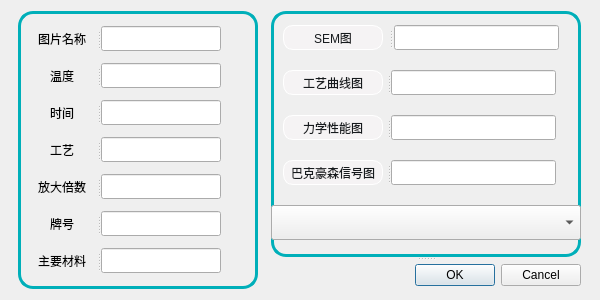
<?xml version="1.0" encoding="UTF-8"?>
<ui version="4.0">
 <class>Dialog</class>
 <widget class="QDialog" name="Dialog">
  <property name="geometry">
   <rect>
    <x>0</x>
    <y>0</y>
    <width>600</width>
    <height>300</height>
   </rect>
  </property>
  <property name="sizePolicy">
   <sizepolicy hsizetype="Fixed" vsizetype="Fixed">
    <horstretch>0</horstretch>
    <verstretch>0</verstretch>
   </sizepolicy>
  </property>
  <property name="minimumSize">
   <size>
    <width>600</width>
    <height>300</height>
   </size>
  </property>
  <property name="maximumSize">
   <size>
    <width>600</width>
    <height>300</height>
   </size>
  </property>
  <property name="windowTitle">
   <string>Dialog</string>
  </property>
  <property name="styleSheet">
   <string notr="true"/>
  </property>
  <layout class="QHBoxLayout" name="horizontalLayout">
   <item>
    <widget class="QWidget" name="widget_2" native="true">
     <property name="sizePolicy">
      <sizepolicy hsizetype="Fixed" vsizetype="Expanding">
       <horstretch>0</horstretch>
       <verstretch>0</verstretch>
      </sizepolicy>
     </property>
     <property name="minimumSize">
      <size>
       <width>240</width>
       <height>0</height>
      </size>
     </property>
     <property name="maximumSize">
      <size>
       <width>240</width>
       <height>16777215</height>
      </size>
     </property>
     <property name="styleSheet">
      <string notr="true">#widget_2 {
	border-width: 3px; 
	border-style: solid;
	border-color: #00afb9;
	border-radius: 15px;
}</string>
     </property>
     <layout class="QVBoxLayout" name="verticalLayout_2">
      <item>
       <widget class="QSplitter" name="splitter_5">
        <property name="maximumSize">
         <size>
          <width>197</width>
          <height>25</height>
         </size>
        </property>
        <property name="orientation">
         <enum>Qt::Horizontal</enum>
        </property>
        <widget class="QLabel" name="label_5">
         <property name="sizePolicy">
          <sizepolicy hsizetype="Fixed" vsizetype="Preferred">
           <horstretch>0</horstretch>
           <verstretch>0</verstretch>
          </sizepolicy>
         </property>
         <property name="minimumSize">
          <size>
           <width>70</width>
           <height>25</height>
          </size>
         </property>
         <property name="maximumSize">
          <size>
           <width>70</width>
           <height>25</height>
          </size>
         </property>
         <property name="text">
          <string>图片名称</string>
         </property>
         <property name="alignment">
          <set>Qt::AlignCenter</set>
         </property>
        </widget>
        <widget class="QLineEdit" name="name">
         <property name="sizePolicy">
          <sizepolicy hsizetype="Fixed" vsizetype="Fixed">
           <horstretch>0</horstretch>
           <verstretch>0</verstretch>
          </sizepolicy>
         </property>
         <property name="minimumSize">
          <size>
           <width>120</width>
           <height>25</height>
          </size>
         </property>
         <property name="maximumSize">
          <size>
           <width>120</width>
           <height>25</height>
          </size>
         </property>
         <property name="text">
          <string/>
         </property>
        </widget>
       </widget>
      </item>
      <item>
       <widget class="QSplitter" name="splitter_2">
        <property name="maximumSize">
         <size>
          <width>197</width>
          <height>25</height>
         </size>
        </property>
        <property name="orientation">
         <enum>Qt::Horizontal</enum>
        </property>
        <widget class="QLabel" name="label_2">
         <property name="sizePolicy">
          <sizepolicy hsizetype="Fixed" vsizetype="Preferred">
           <horstretch>0</horstretch>
           <verstretch>0</verstretch>
          </sizepolicy>
         </property>
         <property name="minimumSize">
          <size>
           <width>70</width>
           <height>25</height>
          </size>
         </property>
         <property name="maximumSize">
          <size>
           <width>70</width>
           <height>25</height>
          </size>
         </property>
         <property name="text">
          <string>温度</string>
         </property>
         <property name="alignment">
          <set>Qt::AlignCenter</set>
         </property>
        </widget>
        <widget class="QLineEdit" name="temp">
         <property name="sizePolicy">
          <sizepolicy hsizetype="Fixed" vsizetype="Fixed">
           <horstretch>0</horstretch>
           <verstretch>0</verstretch>
          </sizepolicy>
         </property>
         <property name="minimumSize">
          <size>
           <width>120</width>
           <height>25</height>
          </size>
         </property>
         <property name="maximumSize">
          <size>
           <width>120</width>
           <height>25</height>
          </size>
         </property>
        </widget>
       </widget>
      </item>
      <item>
       <widget class="QSplitter" name="splitter">
        <property name="maximumSize">
         <size>
          <width>197</width>
          <height>25</height>
         </size>
        </property>
        <property name="orientation">
         <enum>Qt::Horizontal</enum>
        </property>
        <widget class="QLabel" name="label">
         <property name="sizePolicy">
          <sizepolicy hsizetype="Fixed" vsizetype="Preferred">
           <horstretch>0</horstretch>
           <verstretch>0</verstretch>
          </sizepolicy>
         </property>
         <property name="minimumSize">
          <size>
           <width>70</width>
           <height>25</height>
          </size>
         </property>
         <property name="maximumSize">
          <size>
           <width>70</width>
           <height>25</height>
          </size>
         </property>
         <property name="text">
          <string>时间</string>
         </property>
         <property name="alignment">
          <set>Qt::AlignCenter</set>
         </property>
        </widget>
        <widget class="QLineEdit" name="time">
         <property name="sizePolicy">
          <sizepolicy hsizetype="Fixed" vsizetype="Fixed">
           <horstretch>0</horstretch>
           <verstretch>0</verstretch>
          </sizepolicy>
         </property>
         <property name="minimumSize">
          <size>
           <width>120</width>
           <height>25</height>
          </size>
         </property>
         <property name="maximumSize">
          <size>
           <width>120</width>
           <height>25</height>
          </size>
         </property>
        </widget>
       </widget>
      </item>
      <item>
       <widget class="QSplitter" name="splitter_4">
        <property name="maximumSize">
         <size>
          <width>197</width>
          <height>25</height>
         </size>
        </property>
        <property name="orientation">
         <enum>Qt::Horizontal</enum>
        </property>
        <widget class="QLabel" name="label_4">
         <property name="sizePolicy">
          <sizepolicy hsizetype="Fixed" vsizetype="Preferred">
           <horstretch>0</horstretch>
           <verstretch>0</verstretch>
          </sizepolicy>
         </property>
         <property name="minimumSize">
          <size>
           <width>70</width>
           <height>25</height>
          </size>
         </property>
         <property name="maximumSize">
          <size>
           <width>70</width>
           <height>25</height>
          </size>
         </property>
         <property name="text">
          <string>工艺</string>
         </property>
         <property name="alignment">
          <set>Qt::AlignCenter</set>
         </property>
        </widget>
        <widget class="QLineEdit" name="craft">
         <property name="sizePolicy">
          <sizepolicy hsizetype="Fixed" vsizetype="Fixed">
           <horstretch>0</horstretch>
           <verstretch>0</verstretch>
          </sizepolicy>
         </property>
         <property name="minimumSize">
          <size>
           <width>120</width>
           <height>25</height>
          </size>
         </property>
         <property name="maximumSize">
          <size>
           <width>120</width>
           <height>25</height>
          </size>
         </property>
        </widget>
       </widget>
      </item>
      <item>
       <widget class="QSplitter" name="splitter_3">
        <property name="maximumSize">
         <size>
          <width>197</width>
          <height>25</height>
         </size>
        </property>
        <property name="orientation">
         <enum>Qt::Horizontal</enum>
        </property>
        <widget class="QLabel" name="label_3">
         <property name="sizePolicy">
          <sizepolicy hsizetype="Fixed" vsizetype="Preferred">
           <horstretch>0</horstretch>
           <verstretch>0</verstretch>
          </sizepolicy>
         </property>
         <property name="minimumSize">
          <size>
           <width>70</width>
           <height>25</height>
          </size>
         </property>
         <property name="maximumSize">
          <size>
           <width>70</width>
           <height>25</height>
          </size>
         </property>
         <property name="text">
          <string>放大倍数</string>
         </property>
         <property name="alignment">
          <set>Qt::AlignCenter</set>
         </property>
        </widget>
        <widget class="QLineEdit" name="amp_factor">
         <property name="sizePolicy">
          <sizepolicy hsizetype="Fixed" vsizetype="Fixed">
           <horstretch>0</horstretch>
           <verstretch>0</verstretch>
          </sizepolicy>
         </property>
         <property name="minimumSize">
          <size>
           <width>120</width>
           <height>25</height>
          </size>
         </property>
         <property name="maximumSize">
          <size>
           <width>120</width>
           <height>25</height>
          </size>
         </property>
        </widget>
       </widget>
      </item>
      <item>
       <widget class="QSplitter" name="splitter_11">
        <property name="maximumSize">
         <size>
          <width>197</width>
          <height>25</height>
         </size>
        </property>
        <property name="orientation">
         <enum>Qt::Horizontal</enum>
        </property>
        <widget class="QLabel" name="label_6">
         <property name="sizePolicy">
          <sizepolicy hsizetype="Fixed" vsizetype="Preferred">
           <horstretch>0</horstretch>
           <verstretch>0</verstretch>
          </sizepolicy>
         </property>
         <property name="minimumSize">
          <size>
           <width>70</width>
           <height>25</height>
          </size>
         </property>
         <property name="maximumSize">
          <size>
           <width>70</width>
           <height>25</height>
          </size>
         </property>
         <property name="text">
          <string>牌号</string>
         </property>
         <property name="alignment">
          <set>Qt::AlignCenter</set>
         </property>
        </widget>
        <widget class="QLineEdit" name="no">
         <property name="sizePolicy">
          <sizepolicy hsizetype="Fixed" vsizetype="Fixed">
           <horstretch>0</horstretch>
           <verstretch>0</verstretch>
          </sizepolicy>
         </property>
         <property name="minimumSize">
          <size>
           <width>120</width>
           <height>25</height>
          </size>
         </property>
         <property name="maximumSize">
          <size>
           <width>120</width>
           <height>25</height>
          </size>
         </property>
         <property name="text">
          <string/>
         </property>
        </widget>
       </widget>
      </item>
      <item>
       <widget class="QSplitter" name="splitter_12">
        <property name="maximumSize">
         <size>
          <width>197</width>
          <height>25</height>
         </size>
        </property>
        <property name="orientation">
         <enum>Qt::Horizontal</enum>
        </property>
        <widget class="QLabel" name="label_7">
         <property name="sizePolicy">
          <sizepolicy hsizetype="Fixed" vsizetype="Preferred">
           <horstretch>0</horstretch>
           <verstretch>0</verstretch>
          </sizepolicy>
         </property>
         <property name="minimumSize">
          <size>
           <width>70</width>
           <height>25</height>
          </size>
         </property>
         <property name="maximumSize">
          <size>
           <width>70</width>
           <height>25</height>
          </size>
         </property>
         <property name="text">
          <string>主要材料</string>
         </property>
         <property name="alignment">
          <set>Qt::AlignCenter</set>
         </property>
        </widget>
        <widget class="QLineEdit" name="content">
         <property name="sizePolicy">
          <sizepolicy hsizetype="Fixed" vsizetype="Fixed">
           <horstretch>0</horstretch>
           <verstretch>0</verstretch>
          </sizepolicy>
         </property>
         <property name="minimumSize">
          <size>
           <width>120</width>
           <height>25</height>
          </size>
         </property>
         <property name="maximumSize">
          <size>
           <width>120</width>
           <height>25</height>
          </size>
         </property>
         <property name="text">
          <string/>
         </property>
        </widget>
       </widget>
      </item>
     </layout>
    </widget>
   </item>
   <item>
    <widget class="QSplitter" name="splitter_10">
     <property name="sizePolicy">
      <sizepolicy hsizetype="Fixed" vsizetype="Expanding">
       <horstretch>0</horstretch>
       <verstretch>0</verstretch>
      </sizepolicy>
     </property>
     <property name="orientation">
      <enum>Qt::Vertical</enum>
     </property>
     <widget class="QWidget" name="widget" native="true">
      <property name="sizePolicy">
       <sizepolicy hsizetype="Expanding" vsizetype="Expanding">
        <horstretch>0</horstretch>
        <verstretch>0</verstretch>
       </sizepolicy>
      </property>
      <property name="minimumSize">
       <size>
        <width>310</width>
        <height>0</height>
       </size>
      </property>
      <property name="maximumSize">
       <size>
        <width>310</width>
        <height>16777215</height>
       </size>
      </property>
      <property name="styleSheet">
       <string notr="true">#widget {
	border-width: 3px; 
	border-style: solid;
	border-color: #00afb9;
	border-radius: 15px;
}

QSplitter {
	padding-left: 10px;
}

QPushButton {
	border: 1px solid white;
	border-radius: 10px;
	background-color: #f5f3f4;
	color: #161a1d;
}

</string>
      </property>
      <layout class="QVBoxLayout" name="verticalLayout">
       <item>
        <widget class="QSplitter" name="splitter_6">
         <property name="sizePolicy">
          <sizepolicy hsizetype="Expanding" vsizetype="Preferred">
           <horstretch>0</horstretch>
           <verstretch>0</verstretch>
          </sizepolicy>
         </property>
         <property name="minimumSize">
          <size>
           <width>270</width>
           <height>0</height>
          </size>
         </property>
         <property name="maximumSize">
          <size>
           <width>292</width>
           <height>25</height>
          </size>
         </property>
         <property name="orientation">
          <enum>Qt::Horizontal</enum>
         </property>
         <property name="handleWidth">
          <number>7</number>
         </property>
         <widget class="QPushButton" name="SEMImage">
          <property name="sizePolicy">
           <sizepolicy hsizetype="Fixed" vsizetype="Fixed">
            <horstretch>0</horstretch>
            <verstretch>0</verstretch>
           </sizepolicy>
          </property>
          <property name="minimumSize">
           <size>
            <width>90</width>
            <height>25</height>
           </size>
          </property>
          <property name="maximumSize">
           <size>
            <width>100</width>
            <height>25</height>
           </size>
          </property>
          <property name="text">
           <string>SEM图</string>
          </property>
         </widget>
         <widget class="QLineEdit" name="info_SEMImage">
          <property name="sizePolicy">
           <sizepolicy hsizetype="Fixed" vsizetype="Fixed">
            <horstretch>0</horstretch>
            <verstretch>0</verstretch>
           </sizepolicy>
          </property>
          <property name="minimumSize">
           <size>
            <width>165</width>
            <height>0</height>
           </size>
          </property>
          <property name="maximumSize">
           <size>
            <width>165</width>
            <height>16777215</height>
           </size>
          </property>
         </widget>
        </widget>
       </item>
       <item>
        <widget class="QSplitter" name="splitter_7">
         <property name="sizePolicy">
          <sizepolicy hsizetype="Expanding" vsizetype="Preferred">
           <horstretch>0</horstretch>
           <verstretch>0</verstretch>
          </sizepolicy>
         </property>
         <property name="minimumSize">
          <size>
           <width>270</width>
           <height>0</height>
          </size>
         </property>
         <property name="maximumSize">
          <size>
           <width>292</width>
           <height>25</height>
          </size>
         </property>
         <property name="orientation">
          <enum>Qt::Horizontal</enum>
         </property>
         <widget class="QPushButton" name="craftImage">
          <property name="sizePolicy">
           <sizepolicy hsizetype="Fixed" vsizetype="Fixed">
            <horstretch>0</horstretch>
            <verstretch>0</verstretch>
           </sizepolicy>
          </property>
          <property name="minimumSize">
           <size>
            <width>90</width>
            <height>25</height>
           </size>
          </property>
          <property name="maximumSize">
           <size>
            <width>100</width>
            <height>25</height>
           </size>
          </property>
          <property name="text">
           <string>工艺曲线图</string>
          </property>
         </widget>
         <widget class="QLineEdit" name="info_craftImage">
          <property name="sizePolicy">
           <sizepolicy hsizetype="Fixed" vsizetype="Fixed">
            <horstretch>0</horstretch>
            <verstretch>0</verstretch>
           </sizepolicy>
          </property>
          <property name="minimumSize">
           <size>
            <width>165</width>
            <height>0</height>
           </size>
          </property>
          <property name="maximumSize">
           <size>
            <width>165</width>
            <height>16777215</height>
           </size>
          </property>
         </widget>
        </widget>
       </item>
       <item>
        <widget class="QSplitter" name="splitter_8">
         <property name="sizePolicy">
          <sizepolicy hsizetype="Expanding" vsizetype="Preferred">
           <horstretch>0</horstretch>
           <verstretch>0</verstretch>
          </sizepolicy>
         </property>
         <property name="minimumSize">
          <size>
           <width>270</width>
           <height>0</height>
          </size>
         </property>
         <property name="maximumSize">
          <size>
           <width>292</width>
           <height>25</height>
          </size>
         </property>
         <property name="orientation">
          <enum>Qt::Horizontal</enum>
         </property>
         <widget class="QPushButton" name="forceImage">
          <property name="sizePolicy">
           <sizepolicy hsizetype="Fixed" vsizetype="Fixed">
            <horstretch>0</horstretch>
            <verstretch>0</verstretch>
           </sizepolicy>
          </property>
          <property name="minimumSize">
           <size>
            <width>90</width>
            <height>25</height>
           </size>
          </property>
          <property name="maximumSize">
           <size>
            <width>100</width>
            <height>25</height>
           </size>
          </property>
          <property name="text">
           <string>力学性能图</string>
          </property>
         </widget>
         <widget class="QLineEdit" name="info_forceImage">
          <property name="sizePolicy">
           <sizepolicy hsizetype="Fixed" vsizetype="Fixed">
            <horstretch>0</horstretch>
            <verstretch>0</verstretch>
           </sizepolicy>
          </property>
          <property name="minimumSize">
           <size>
            <width>165</width>
            <height>0</height>
           </size>
          </property>
          <property name="maximumSize">
           <size>
            <width>165</width>
            <height>16777215</height>
           </size>
          </property>
         </widget>
        </widget>
       </item>
       <item>
        <widget class="QSplitter" name="splitter_9">
         <property name="sizePolicy">
          <sizepolicy hsizetype="Expanding" vsizetype="Preferred">
           <horstretch>0</horstretch>
           <verstretch>0</verstretch>
          </sizepolicy>
         </property>
         <property name="minimumSize">
          <size>
           <width>270</width>
           <height>0</height>
          </size>
         </property>
         <property name="maximumSize">
          <size>
           <width>292</width>
           <height>25</height>
          </size>
         </property>
         <property name="orientation">
          <enum>Qt::Horizontal</enum>
         </property>
         <widget class="QPushButton" name="barkImage">
          <property name="sizePolicy">
           <sizepolicy hsizetype="Fixed" vsizetype="Fixed">
            <horstretch>0</horstretch>
            <verstretch>0</verstretch>
           </sizepolicy>
          </property>
          <property name="minimumSize">
           <size>
            <width>90</width>
            <height>25</height>
           </size>
          </property>
          <property name="maximumSize">
           <size>
            <width>100</width>
            <height>25</height>
           </size>
          </property>
          <property name="text">
           <string>巴克豪森信号图</string>
          </property>
         </widget>
         <widget class="QLineEdit" name="info_barkImage">
          <property name="sizePolicy">
           <sizepolicy hsizetype="Fixed" vsizetype="Fixed">
            <horstretch>0</horstretch>
            <verstretch>0</verstretch>
           </sizepolicy>
          </property>
          <property name="minimumSize">
           <size>
            <width>165</width>
            <height>0</height>
           </size>
          </property>
          <property name="maximumSize">
           <size>
            <width>165</width>
            <height>16777215</height>
           </size>
          </property>
         </widget>
        </widget>
       </item>
       <item>
        <widget class="QComboBox" name="comboBox">
         <property name="sizePolicy">
          <sizepolicy hsizetype="Expanding" vsizetype="Fixed">
           <horstretch>0</horstretch>
           <verstretch>0</verstretch>
          </sizepolicy>
         </property>
         <property name="minimumSize">
          <size>
           <width>0</width>
           <height>35</height>
          </size>
         </property>
         <property name="maximumSize">
          <size>
           <width>16777215</width>
           <height>35</height>
          </size>
         </property>
         <property name="layoutDirection">
          <enum>Qt::LeftToRight</enum>
         </property>
         <property name="editable">
          <bool>false</bool>
         </property>
         <property name="currentText">
          <string/>
         </property>
         <property name="currentIndex">
          <number>-1</number>
         </property>
         <property name="placeholderText">
          <string/>
         </property>
        </widget>
       </item>
      </layout>
     </widget>
     <widget class="QDialogButtonBox" name="buttonBox">
      <property name="sizePolicy">
       <sizepolicy hsizetype="Expanding" vsizetype="Fixed">
        <horstretch>0</horstretch>
        <verstretch>0</verstretch>
       </sizepolicy>
      </property>
      <property name="minimumSize">
       <size>
        <width>0</width>
        <height>28</height>
       </size>
      </property>
      <property name="maximumSize">
       <size>
        <width>16777215</width>
        <height>28</height>
       </size>
      </property>
      <property name="styleSheet">
       <string notr="true">QPushButton {

}</string>
      </property>
      <property name="orientation">
       <enum>Qt::Horizontal</enum>
      </property>
      <property name="standardButtons">
       <set>QDialogButtonBox::Cancel|QDialogButtonBox::Ok</set>
      </property>
     </widget>
    </widget>
   </item>
  </layout>
 </widget>
 <resources/>
 <connections>
  <connection>
   <sender>buttonBox</sender>
   <signal>accepted()</signal>
   <receiver>Dialog</receiver>
   <slot>accept()</slot>
   <hints>
    <hint type="sourcelabel">
     <x>248</x>
     <y>254</y>
    </hint>
    <hint type="destinationlabel">
     <x>157</x>
     <y>274</y>
    </hint>
   </hints>
  </connection>
  <connection>
   <sender>buttonBox</sender>
   <signal>rejected()</signal>
   <receiver>Dialog</receiver>
   <slot>reject()</slot>
   <hints>
    <hint type="sourcelabel">
     <x>316</x>
     <y>260</y>
    </hint>
    <hint type="destinationlabel">
     <x>286</x>
     <y>274</y>
    </hint>
   </hints>
  </connection>
 </connections>
</ui>
